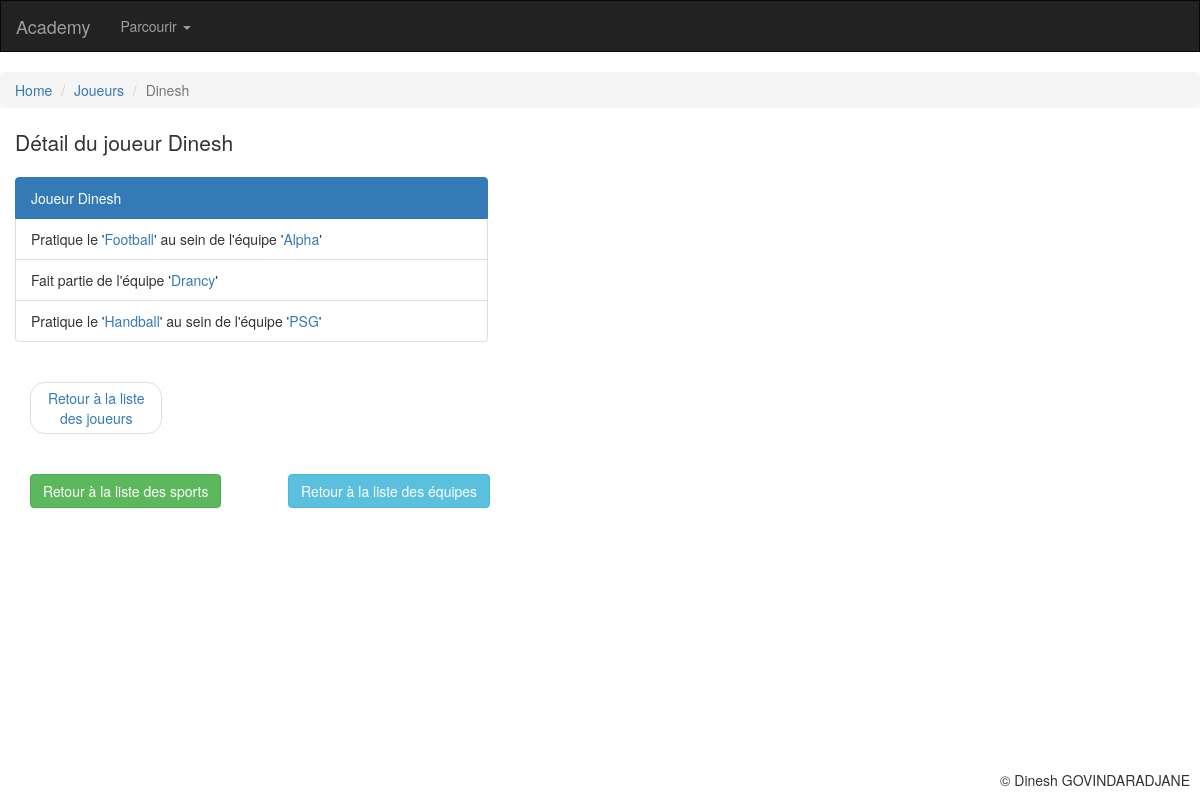
Page /academy/read/joueur/14/ on the committed database.
### academy/models.py (models this page shows, shortened)
class Joueur(models.Model):
    nomJoueur = models.CharField(
        max_length = 100,
        unique = True,
        )
    equipes = models.ManyToManyField(
        'Equipe',
        through=Equipe.joueurs.through,
        blank=True)
    class Meta:
        verbose_name = "joueur"

class Equipe(models.Model):
    nomEquipe = models.CharField(
        max_length = 100,
        unique = True,
        )
    sport = models.ForeignKey(
        'Sport',
        on_delete = models.SET_NULL,
        blank = True,
        null = True,
        )
    joueurs = models.ManyToManyField(
        'Joueur',
        blank=True,
        )
    class Meta:
        verbose_name = "equipe"

class Sport(models.Model):
    nomSport = models.CharField(
        max_length = 100,
        unique = True,
        error_messages = {'unique':"Un sport du même nom existe déjà!"}
        )
    """Unique ne gère pas la casse. Une erreur est ajoutée manuellement forms.py"""
    class Meta:
        verbose_name = "sport"

### academy/views.py (the view)
# urls.py: path('read/joueur/<int:id_joueur>/', views.read_joueur, name='read_joueur'),
def read_joueur(request, id_joueur):
    joueur = get_object_or_404(Joueur, id=id_joueur)
    equipes = []
    equipesJoueur = joueur.equipes.all()
    for equipe in equipesJoueur:
        equipes.append({equipe: equipe.sport})
    return render(request, 'academy/readJoueur.html', locals())

### academy/templates/academy/readJoueur.html (shortened to what this page needs)
{% extends "base.html" %}
{% block page_header %}Détail du joueur {{ joueur.nomJoueur }} {% endblock %}
{% block position %}
<ul class="breadcrumb">
  <li><a href="{% url 'accueil' %}">Home</a></li>
  <li><a href="{% url 'joueurs' %}">Joueurs</a></li>
  <li class="active">{{ joueur.nomJoueur }}</li>
</ul>
{% endblock %}
{% block content %}
<div class="list-group col-lg-5 col-md-5 col-sm-5">
  <div class="list-group">
  <p class="list-group-item active">
    Joueur {{ joueur.nomJoueur }}
  </p>
    {% for couple in equipes %}
        {% for key, val in couple.items %}
            <p class="list-group-item">
                {% if val.nomSport %}
                Pratique le '<a href="{% url 'read_sport' id_sport=val.id %}">{{ val.nomSport }}</a>' au sein de l'équipe '<a href="{% url 'read_equipe' id_equipe=key.id %}">{{ key.nomEquipe }}</a>'
                {% else %}
                Fait partie de l'équipe '<a href="{% url 'read_equipe' id_equipe=key.id %}">{{ key.nomEquipe }}</a>'
                {% endif %}
            </p>
        {% endfor %}
    {% empty %}
        <p class="list-group-item">Aucune équipe
        </p>
    {% endfor %}
</div>
  <div class="col-lg-12 col-md-12 col-sm-12">
    <div class="list-group col-lg-4 col-md-4 col-sm-4">
      <ul class="pager">
        <li><a href="{% url 'joueurs' %}">Retour à la liste des joueurs</a></li>
      </ul>
    </div>
  </div>
  <div class="col-lg-12 col-md-12 col-sm-12">
    <div class="list-group col-lg-4 col-md-4 col-sm-4">
      <a href="{% url 'sports' %}" class="btn btn-success" role="button">Retour à la liste des sports</a>
    </div>
    <div class="list-group col-lg-offset-3 col-lg-4 col-md-offset-3 col-md-4 col-sm-offset-3 col-sm-4">
      <a href="{% url 'equipes' %}" class="btn btn-info" role="button">Retour à la liste des équipes</a>
    </div>
  </div>
</div>
</div>
{% endblock %}

### rows in the picture
Joueur: nomJoueur "Dinesh"
Equipe: nomSport "Football", nomEquipe "Alpha"
Equipe: nomEquipe "Drancy"
Equipe: nomSport "Handball", nomEquipe "PSG"
